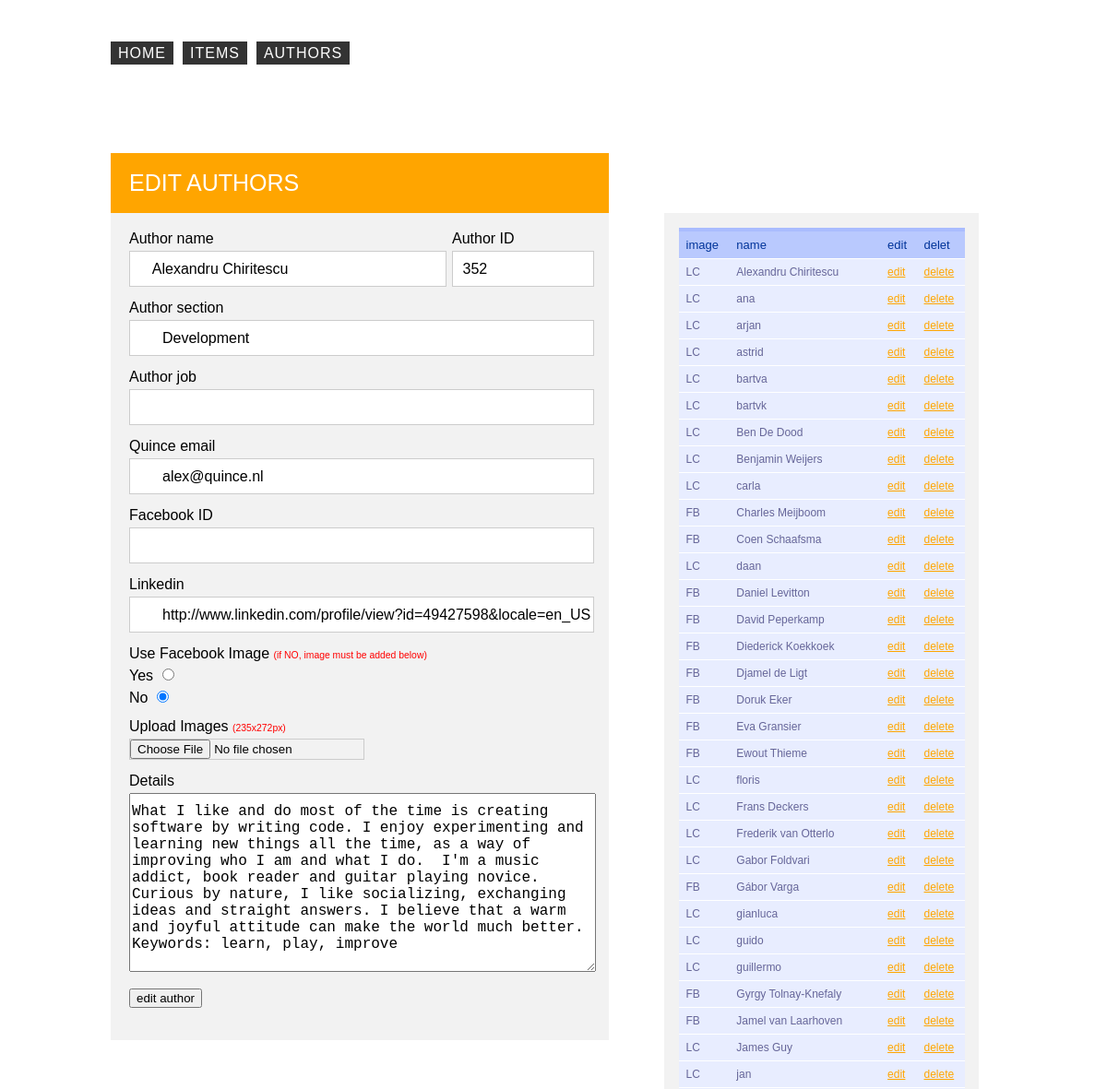
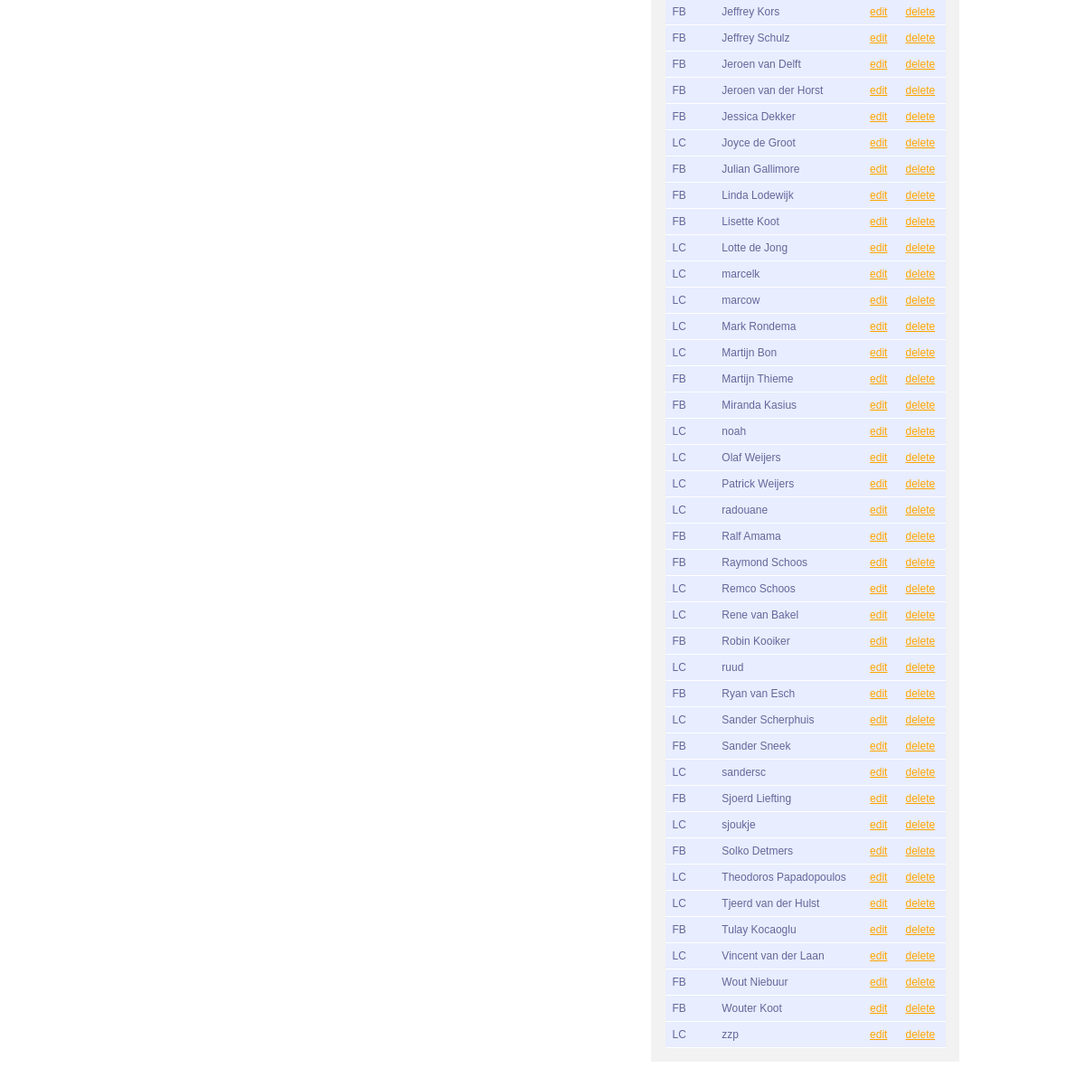
The page /admin/authoreditor.php?id=352 on the database as committed earlier (2 pictures, top to bottom).
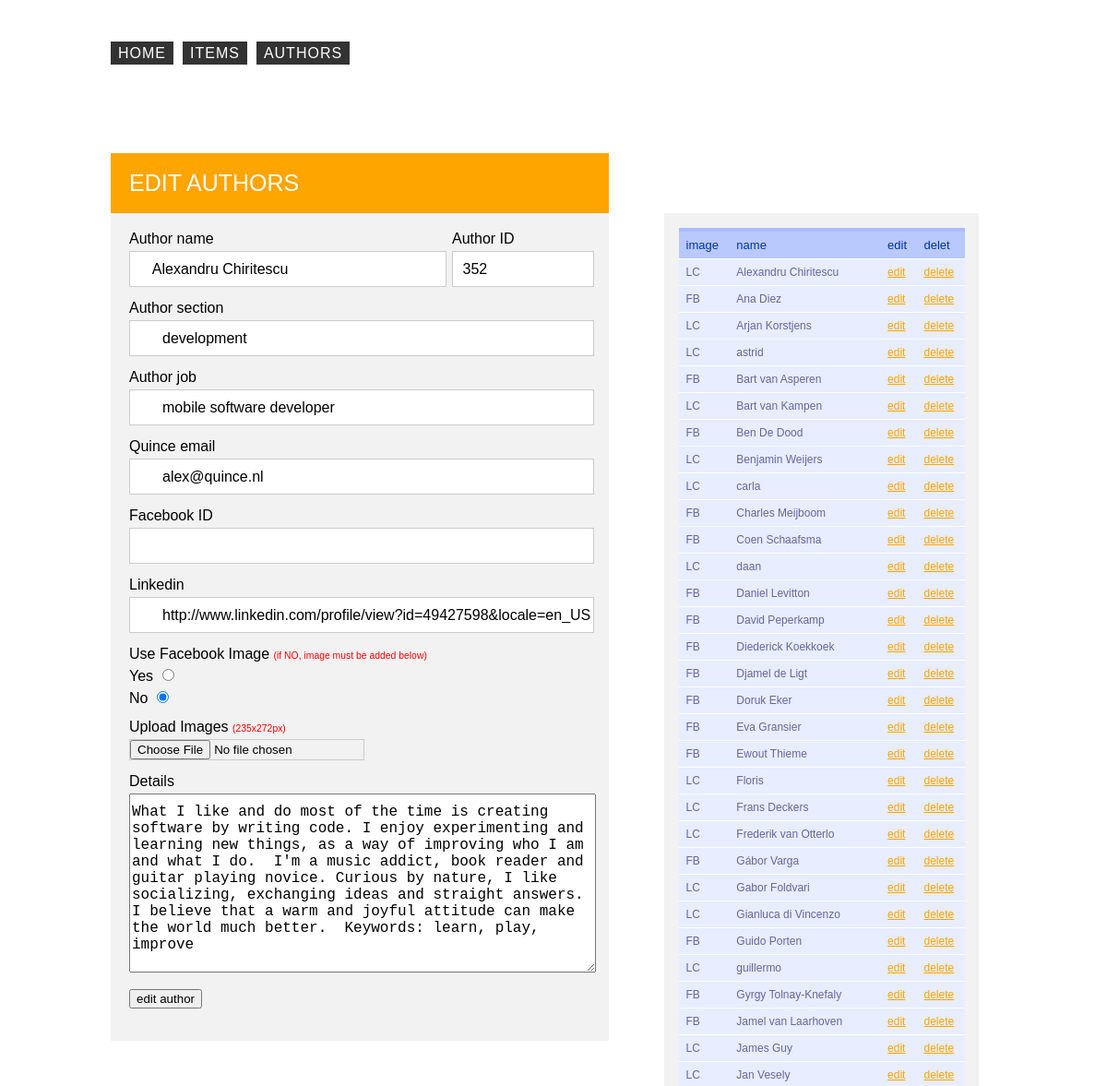
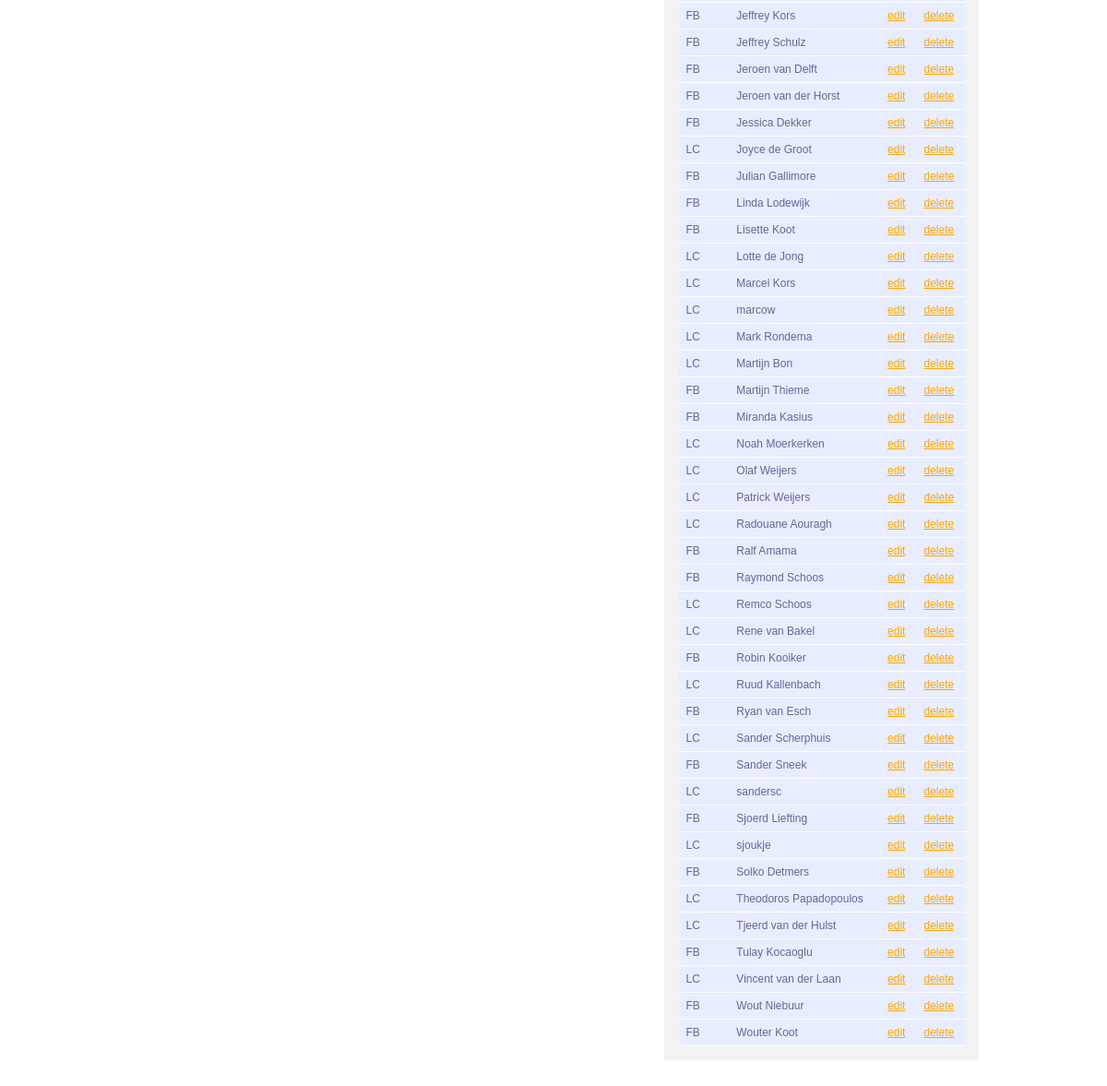
The same page on the database as committed later (2 pictures, top to bottom).
### tables this page shows
CREATE TABLE `authors` (
  `id` int(11) NOT NULL AUTO_INCREMENT,
  `name` varchar(100) NOT NULL,
  `job` varchar(100) DEFAULT NULL,
  `email` varchar(100) DEFAULT NULL,
  `useFbImage` tinyint(1) DEFAULT NULL,
  `facebook` varchar(100) DEFAULT NULL,
  `linkedin` varchar(100) DEFAULT NULL,
  `mobile` varchar(100) DEFAULT NULL,
  `details` mediumtext,
  `section` varchar(100) DEFAULT NULL,
  PRIMARY KEY (`id`)
);

### admin/inc/editauthor_db.php (called while the page is built, shortened)
<?php
$getid = (int) isset($_GET['id']) ? $_GET['id'] : '';
if(empty($getid)) {
$author_id = (int) isset($_POST['authorid']) ? $_POST['authorid'] : '';
$selectAuthors = mysql_query("SELECT * FROM authors WHERE id=" . $author_id . " ORDER BY name");
$author = mysql_fetch_array($selectAuthors);
} else {
$selectAuthors = mysql_query("SELECT * FROM authors WHERE id=" . $getid . " ORDER BY name");
$author = mysql_fetch_array($selectAuthors);
}
?>

### admin/authoreditor.php (the view, shortened to what this page needs)
<?php
include 'inc/editauthor_db.php';
include 'inc/header.php';
include 'inc/nav.php';
?>
	<section class="container clearhack " >
		<header class="formheader">
			<h1>Edit Authors</h1>
		</header>
		<article>
		<form id="postauthors" name="postauthors" action="<?php echo "authoreditor.php?id=". $_GET['id'] ?>" method="POST" enctype="multipart/form-data">
				<div class="inputblock">
					<label>Author name</label>
					<input type="text" name="authorname" value="<?php echo $author['name'] ?>">
				</div>
				<div class="inputblock classid">
					<label>Author ID</label>
					<input type="text" name="authorid" value="<?php echo $author['id'] ?>">
				</div>
				<div class="inputblock">
					<label>Author section</label>
					<input type="text" name="authorsection" value="<?php echo $author['section'] ?>">
				</div>
				<div class="inputblock">
					<label>Author job</label>
					<input type="text" name="authortitle" value="<?php echo $author['job'] ?>">
				</div>
				<div class="inputblock">
					<label>Quince email</label>
					<input type="text" name="authoremail" value="<?php echo $author['email'] ?>">
				</div>
				<div class="inputblock">
					<label>Facebook ID</label>
					<input type="text" name="authorfacebook" value="<?php echo $author['facebook']  ?>">
				</div>
				<div class="inputblock">
					<label>Linkedin</label>
					<input type="text" name="authorlinkedin" value="<?php echo $author['linkedin'] ?>">
				</div>
				<div class="inputblock">
					<label>Use Facebook Image <span>(if NO, image must be added below)</span></label>
					<label class="radioFacebook"> Yes
						<input type="radio" name="usefbimage" value="1" <?php echo ($author['useFbImage'] == 1 )? "checked" : "" ?> >
					</label>
					<label class="radioFacebook"> No
						<input type="radio" name="usefbimage" value="0" <?php echo ($author['useFbImage'] == 0 )? "checked" : "" ?> >
					</label>
				</div>
				<div class="inputblock">
					<label>Upload Images <span>(235x272px)</span></label>
			    	<input type="file" name="files[]" />
				</div>
				<div class="inputblock">
					<label>Details</label>
					<textarea name="authordetails"  rows="10" cols="50" ><?php echo $author['details'] ?></textarea>
				</div>
				<div class="inputblock">
					<button type="submit" name="author_submit">edit author</button>
				</div>
			</form>
		</article>
		<aside id="advanceoption">
			<div class="addinfo">
				<table>
				<thead>
					<tr>
						<th>image</th>
						<th>name</th>
						<th>edit</th>
						<th>delet</th>
					</tr>
				</thead>
				<?php
				$resultAuthor =  mysql_query("SELECT id, name, useFbImage FROM authors ORDER BY name ASC");
				while($row = mysql_fetch_array($resultAuthor)){
					$wishImage = "";
					if ($row['useFbImage'] == 0) {
						$wishImage = "LC";
					} else  {
						$wishImage = "FB";
					}
				echo "<tr>".
						"<td>" . $wishImage  . "</td>".
						"<td>" . $row['name'] . "</td>".
						'<td><a href="authoreditor.php?id=' . $row["id"] .'"' . '>edit</a></td>'.
						'<td><a href="?action=deleteAuthor&id='.$row['id'].'">delete</a>'.'</td>'.
						"</tr>";
				}
			?>
				</table>
			</div>
		</aside>
	</section>
<?php
include 'inc/footer.php';
?>

Rows that differ between the two databases and show on the page:
removed authors: useFbImage "LC", name "zzp"
changed authors "Alexandru Chiritescu": authorsection "Development" → "development"; authortitle (not shown) → "mobile software developer"; authordetails "…experimenting and learning new things all the time, as a way of…" → "…experimenting and learning new things, as a way of…"
changed authors: useFbImage "LC" → "FB"; name "ana" → "Ana Diez"
changed authors: name "arjan" → "Arjan Korstjens"
changed authors: useFbImage "LC" → "FB"; name "bartva" → "Bart van Asperen"
changed authors: name "bartvk" → "Bart van Kampen"
changed authors "Ben De Dood": useFbImage "LC" → "FB"
changed authors: name "floris" → "Floris"
shown differently, row unchanged: authors "Gábor Varga": moves up the list
changed authors: name "gianluca" → "Gianluca di Vincenzo"
changed authors: useFbImage "LC" → "FB"; name "guido" → "Guido Porten"
changed authors: name "jan" → "Jan Vesely"
changed authors: name "marcelk" → "Marcel Kors"
changed authors: name "noah" → "Noah Moerkerken"
changed authors: name "radouane" → "Radouane Aouragh"
changed authors: name "ruud" → "Ruud Kallenbach"
